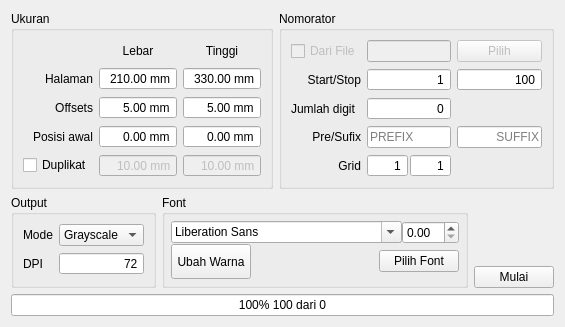
<?xml version="1.0" encoding="UTF-8"?>
<ui version="4.0">
 <class>Form</class>
 <widget class="QWidget" name="Form">
  <property name="geometry">
   <rect>
    <x>0</x>
    <y>0</y>
    <width>498</width>
    <height>312</height>
   </rect>
  </property>
  <property name="windowTitle">
   <string>Nomorator</string>
  </property>
  <layout class="QVBoxLayout" name="verticalLayout_3">
   <item>
    <layout class="QHBoxLayout" name="horizontalLayout_4">
     <item>
      <widget class="QGroupBox" name="groupBox">
       <property name="title">
        <string>Ukuran</string>
       </property>
       <layout class="QGridLayout" name="gridLayout">
        <item row="1" column="1">
         <widget class="QDoubleSpinBox" name="lHal">
          <property name="alignment">
           <set>Qt::AlignRight|Qt::AlignTrailing|Qt::AlignVCenter</set>
          </property>
          <property name="buttonSymbols">
           <enum>QAbstractSpinBox::NoButtons</enum>
          </property>
          <property name="suffix">
           <string> mm</string>
          </property>
          <property name="minimum">
           <double>10.000000000000000</double>
          </property>
          <property name="maximum">
           <double>1000.000000000000000</double>
          </property>
          <property name="singleStep">
           <double>0.500000000000000</double>
          </property>
          <property name="value">
           <double>210.000000000000000</double>
          </property>
         </widget>
        </item>
        <item row="3" column="0">
         <widget class="QLabel" name="label_2">
          <property name="text">
           <string>Posisi awal</string>
          </property>
          <property name="alignment">
           <set>Qt::AlignRight|Qt::AlignTrailing|Qt::AlignVCenter</set>
          </property>
         </widget>
        </item>
        <item row="1" column="2">
         <widget class="QDoubleSpinBox" name="tHal">
          <property name="alignment">
           <set>Qt::AlignRight|Qt::AlignTrailing|Qt::AlignVCenter</set>
          </property>
          <property name="buttonSymbols">
           <enum>QAbstractSpinBox::NoButtons</enum>
          </property>
          <property name="suffix">
           <string> mm</string>
          </property>
          <property name="minimum">
           <double>10.000000000000000</double>
          </property>
          <property name="maximum">
           <double>1000.000000000000000</double>
          </property>
          <property name="singleStep">
           <double>0.500000000000000</double>
          </property>
          <property name="value">
           <double>330.000000000000000</double>
          </property>
         </widget>
        </item>
        <item row="3" column="1">
         <widget class="QDoubleSpinBox" name="posx">
          <property name="alignment">
           <set>Qt::AlignRight|Qt::AlignTrailing|Qt::AlignVCenter</set>
          </property>
          <property name="buttonSymbols">
           <enum>QAbstractSpinBox::NoButtons</enum>
          </property>
          <property name="suffix">
           <string> mm</string>
          </property>
          <property name="minimum">
           <double>0.000000000000000</double>
          </property>
          <property name="maximum">
           <double>1000.000000000000000</double>
          </property>
          <property name="singleStep">
           <double>0.500000000000000</double>
          </property>
          <property name="value">
           <double>0.000000000000000</double>
          </property>
         </widget>
        </item>
        <item row="2" column="0">
         <widget class="QLabel" name="label_4">
          <property name="text">
           <string>Offsets</string>
          </property>
          <property name="alignment">
           <set>Qt::AlignRight|Qt::AlignTrailing|Qt::AlignVCenter</set>
          </property>
         </widget>
        </item>
        <item row="3" column="2">
         <widget class="QDoubleSpinBox" name="posy">
          <property name="alignment">
           <set>Qt::AlignRight|Qt::AlignTrailing|Qt::AlignVCenter</set>
          </property>
          <property name="buttonSymbols">
           <enum>QAbstractSpinBox::NoButtons</enum>
          </property>
          <property name="suffix">
           <string> mm</string>
          </property>
          <property name="minimum">
           <double>0.000000000000000</double>
          </property>
          <property name="maximum">
           <double>1000.000000000000000</double>
          </property>
          <property name="singleStep">
           <double>0.500000000000000</double>
          </property>
          <property name="value">
           <double>0.000000000000000</double>
          </property>
         </widget>
        </item>
        <item row="0" column="1">
         <widget class="QLabel" name="label">
          <property name="text">
           <string>Lebar</string>
          </property>
          <property name="alignment">
           <set>Qt::AlignCenter</set>
          </property>
         </widget>
        </item>
        <item row="0" column="2">
         <widget class="QLabel" name="label_5">
          <property name="text">
           <string>Tinggi</string>
          </property>
          <property name="alignment">
           <set>Qt::AlignCenter</set>
          </property>
         </widget>
        </item>
        <item row="2" column="1">
         <widget class="QDoubleSpinBox" name="lOffset">
          <property name="alignment">
           <set>Qt::AlignRight|Qt::AlignTrailing|Qt::AlignVCenter</set>
          </property>
          <property name="buttonSymbols">
           <enum>QAbstractSpinBox::NoButtons</enum>
          </property>
          <property name="suffix">
           <string> mm</string>
          </property>
          <property name="minimum">
           <double>1.000000000000000</double>
          </property>
          <property name="maximum">
           <double>900.000000000000000</double>
          </property>
          <property name="singleStep">
           <double>0.500000000000000</double>
          </property>
          <property name="value">
           <double>5.000000000000000</double>
          </property>
         </widget>
        </item>
        <item row="1" column="0">
         <widget class="QLabel" name="label_3">
          <property name="text">
           <string>Halaman</string>
          </property>
          <property name="alignment">
           <set>Qt::AlignRight|Qt::AlignTrailing|Qt::AlignVCenter</set>
          </property>
         </widget>
        </item>
        <item row="2" column="2">
         <widget class="QDoubleSpinBox" name="tOffset">
          <property name="alignment">
           <set>Qt::AlignRight|Qt::AlignTrailing|Qt::AlignVCenter</set>
          </property>
          <property name="buttonSymbols">
           <enum>QAbstractSpinBox::NoButtons</enum>
          </property>
          <property name="suffix">
           <string> mm</string>
          </property>
          <property name="minimum">
           <double>1.000000000000000</double>
          </property>
          <property name="maximum">
           <double>900.000000000000000</double>
          </property>
          <property name="singleStep">
           <double>0.500000000000000</double>
          </property>
          <property name="value">
           <double>5.000000000000000</double>
          </property>
         </widget>
        </item>
        <item row="4" column="2">
         <widget class="QDoubleSpinBox" name="dupY">
          <property name="enabled">
           <bool>false</bool>
          </property>
          <property name="alignment">
           <set>Qt::AlignRight|Qt::AlignTrailing|Qt::AlignVCenter</set>
          </property>
          <property name="buttonSymbols">
           <enum>QAbstractSpinBox::NoButtons</enum>
          </property>
          <property name="prefix">
           <string/>
          </property>
          <property name="suffix">
           <string> mm</string>
          </property>
          <property name="minimum">
           <double>-100.000000000000000</double>
          </property>
          <property name="maximum">
           <double>100.000000000000000</double>
          </property>
          <property name="singleStep">
           <double>0.500000000000000</double>
          </property>
          <property name="value">
           <double>10.000000000000000</double>
          </property>
         </widget>
        </item>
        <item row="4" column="0">
         <widget class="QCheckBox" name="duplikasi">
          <property name="text">
           <string>Duplikat</string>
          </property>
         </widget>
        </item>
        <item row="4" column="1">
         <widget class="QDoubleSpinBox" name="dupX">
          <property name="enabled">
           <bool>false</bool>
          </property>
          <property name="alignment">
           <set>Qt::AlignRight|Qt::AlignTrailing|Qt::AlignVCenter</set>
          </property>
          <property name="buttonSymbols">
           <enum>QAbstractSpinBox::NoButtons</enum>
          </property>
          <property name="prefix">
           <string/>
          </property>
          <property name="suffix">
           <string> mm</string>
          </property>
          <property name="minimum">
           <double>-100.000000000000000</double>
          </property>
          <property name="maximum">
           <double>100.000000000000000</double>
          </property>
          <property name="singleStep">
           <double>0.500000000000000</double>
          </property>
          <property name="value">
           <double>10.000000000000000</double>
          </property>
         </widget>
        </item>
       </layout>
      </widget>
     </item>
     <item>
      <widget class="QGroupBox" name="frFile">
       <property name="title">
        <string>Nomorator</string>
       </property>
       <layout class="QGridLayout" name="gridLayout_2">
        <item row="2" column="1">
         <widget class="QSpinBox" name="digit">
          <property name="alignment">
           <set>Qt::AlignRight|Qt::AlignTrailing|Qt::AlignVCenter</set>
          </property>
          <property name="buttonSymbols">
           <enum>QAbstractSpinBox::NoButtons</enum>
          </property>
          <property name="minimum">
           <number>0</number>
          </property>
          <property name="maximum">
           <number>16</number>
          </property>
         </widget>
        </item>
        <item row="4" column="2">
         <widget class="QLineEdit" name="suff">
          <property name="maxLength">
           <number>8</number>
          </property>
          <property name="alignment">
           <set>Qt::AlignRight|Qt::AlignTrailing|Qt::AlignVCenter</set>
          </property>
          <property name="placeholderText">
           <string>SUFFIX</string>
          </property>
         </widget>
        </item>
        <item row="2" column="0">
         <widget class="QLabel" name="label_11">
          <property name="text">
           <string>Jumlah digit</string>
          </property>
         </widget>
        </item>
        <item row="5" column="1">
         <widget class="QWidget" name="widget" native="true">
          <layout class="QHBoxLayout" name="horizontalLayout_2">
           <property name="spacing">
            <number>2</number>
           </property>
           <property name="leftMargin">
            <number>0</number>
           </property>
           <property name="topMargin">
            <number>0</number>
           </property>
           <property name="rightMargin">
            <number>0</number>
           </property>
           <property name="bottomMargin">
            <number>0</number>
           </property>
           <item>
            <widget class="QSpinBox" name="grid1">
             <property name="alignment">
              <set>Qt::AlignRight|Qt::AlignTrailing|Qt::AlignVCenter</set>
             </property>
             <property name="buttonSymbols">
              <enum>QAbstractSpinBox::NoButtons</enum>
             </property>
             <property name="minimum">
              <number>1</number>
             </property>
            </widget>
           </item>
           <item>
            <widget class="QSpinBox" name="grid2">
             <property name="alignment">
              <set>Qt::AlignRight|Qt::AlignTrailing|Qt::AlignVCenter</set>
             </property>
             <property name="buttonSymbols">
              <enum>QAbstractSpinBox::NoButtons</enum>
             </property>
             <property name="minimum">
              <number>1</number>
             </property>
            </widget>
           </item>
          </layout>
         </widget>
        </item>
        <item row="1" column="1">
         <widget class="QSpinBox" name="startN">
          <property name="alignment">
           <set>Qt::AlignRight|Qt::AlignTrailing|Qt::AlignVCenter</set>
          </property>
          <property name="buttonSymbols">
           <enum>QAbstractSpinBox::NoButtons</enum>
          </property>
          <property name="minimum">
           <number>0</number>
          </property>
          <property name="maximum">
           <number>1000000</number>
          </property>
          <property name="value">
           <number>1</number>
          </property>
         </widget>
        </item>
        <item row="5" column="0">
         <widget class="QLabel" name="label_10">
          <property name="text">
           <string>Grid</string>
          </property>
          <property name="alignment">
           <set>Qt::AlignRight|Qt::AlignTrailing|Qt::AlignVCenter</set>
          </property>
         </widget>
        </item>
        <item row="1" column="0">
         <widget class="QLabel" name="label_8">
          <property name="text">
           <string>Start/Stop</string>
          </property>
          <property name="alignment">
           <set>Qt::AlignRight|Qt::AlignTrailing|Qt::AlignVCenter</set>
          </property>
         </widget>
        </item>
        <item row="1" column="2">
         <widget class="QSpinBox" name="stopN">
          <property name="alignment">
           <set>Qt::AlignRight|Qt::AlignTrailing|Qt::AlignVCenter</set>
          </property>
          <property name="buttonSymbols">
           <enum>QAbstractSpinBox::NoButtons</enum>
          </property>
          <property name="minimum">
           <number>0</number>
          </property>
          <property name="maximum">
           <number>1000000</number>
          </property>
          <property name="value">
           <number>100</number>
          </property>
         </widget>
        </item>
        <item row="4" column="1">
         <widget class="QLineEdit" name="pref">
          <property name="maxLength">
           <number>8</number>
          </property>
          <property name="placeholderText">
           <string>PREFIX</string>
          </property>
          <property name="clearButtonEnabled">
           <bool>true</bool>
          </property>
         </widget>
        </item>
        <item row="4" column="0">
         <widget class="QLabel" name="label_9">
          <property name="text">
           <string>Pre/Sufix</string>
          </property>
          <property name="alignment">
           <set>Qt::AlignRight|Qt::AlignTrailing|Qt::AlignVCenter</set>
          </property>
         </widget>
        </item>
        <item row="0" column="0">
         <widget class="QCheckBox" name="frFile_2">
          <property name="enabled">
           <bool>false</bool>
          </property>
          <property name="text">
           <string>Dari File</string>
          </property>
         </widget>
        </item>
        <item row="0" column="1">
         <widget class="QLineEdit" name="srcFile">
          <property name="enabled">
           <bool>false</bool>
          </property>
         </widget>
        </item>
        <item row="0" column="2">
         <widget class="QPushButton" name="pushButton">
          <property name="enabled">
           <bool>false</bool>
          </property>
          <property name="text">
           <string>Pilih</string>
          </property>
         </widget>
        </item>
       </layout>
      </widget>
     </item>
    </layout>
   </item>
   <item>
    <layout class="QHBoxLayout" name="horizontalLayout_5">
     <item>
      <widget class="QGroupBox" name="groupBox_3">
       <property name="title">
        <string>Output</string>
       </property>
       <layout class="QFormLayout" name="formLayout">
        <item row="0" column="0">
         <widget class="QLabel" name="label_6">
          <property name="text">
           <string>Mode</string>
          </property>
         </widget>
        </item>
        <item row="0" column="1">
         <widget class="QComboBox" name="imode">
          <item>
           <property name="text">
            <string>Grayscale</string>
           </property>
          </item>
          <item>
           <property name="text">
            <string>Color</string>
           </property>
          </item>
         </widget>
        </item>
        <item row="1" column="0">
         <widget class="QLabel" name="label_7">
          <property name="text">
           <string>DPI</string>
          </property>
         </widget>
        </item>
        <item row="1" column="1">
         <widget class="QSpinBox" name="dpi">
          <property name="alignment">
           <set>Qt::AlignRight|Qt::AlignTrailing|Qt::AlignVCenter</set>
          </property>
          <property name="buttonSymbols">
           <enum>QAbstractSpinBox::NoButtons</enum>
          </property>
          <property name="minimum">
           <number>72</number>
          </property>
          <property name="maximum">
           <number>2400</number>
          </property>
         </widget>
        </item>
       </layout>
      </widget>
     </item>
     <item>
      <widget class="QGroupBox" name="groupBox_4">
       <property name="title">
        <string>Font</string>
       </property>
       <layout class="QVBoxLayout" name="verticalLayout">
        <property name="spacing">
         <number>0</number>
        </property>
        <property name="leftMargin">
         <number>6</number>
        </property>
        <property name="topMargin">
         <number>6</number>
        </property>
        <property name="rightMargin">
         <number>6</number>
        </property>
        <property name="bottomMargin">
         <number>6</number>
        </property>
        <item>
         <layout class="QHBoxLayout" name="horizontalLayout">
          <item>
           <widget class="QFontComboBox" name="ftBox"/>
          </item>
          <item>
           <widget class="QDoubleSpinBox" name="ftSize"/>
          </item>
         </layout>
        </item>
        <item>
         <layout class="QHBoxLayout" name="horizontalLayout_3">
          <item>
           <widget class="QPushButton" name="chColor">
            <property name="minimumSize">
             <size>
              <width>0</width>
              <height>35</height>
             </size>
            </property>
            <property name="text">
             <string>Ubah Warna</string>
            </property>
           </widget>
          </item>
          <item>
           <spacer name="horizontalSpacer">
            <property name="orientation">
             <enum>Qt::Horizontal</enum>
            </property>
            <property name="sizeHint" stdset="0">
             <size>
              <width>40</width>
              <height>20</height>
             </size>
            </property>
           </spacer>
          </item>
          <item>
           <widget class="QPushButton" name="chFont">
            <property name="text">
             <string>Pilih Font</string>
            </property>
           </widget>
          </item>
         </layout>
        </item>
       </layout>
      </widget>
     </item>
     <item>
      <layout class="QVBoxLayout" name="verticalLayout_2">
       <item>
        <spacer name="verticalSpacer">
         <property name="orientation">
          <enum>Qt::Vertical</enum>
         </property>
         <property name="sizeHint" stdset="0">
          <size>
           <width>20</width>
           <height>40</height>
          </size>
         </property>
        </spacer>
       </item>
       <item>
        <widget class="QPushButton" name="go">
         <property name="text">
          <string>Mulai</string>
         </property>
        </widget>
       </item>
      </layout>
     </item>
    </layout>
   </item>
   <item>
    <widget class="QProgressBar" name="prog">
     <property name="enabled">
      <bool>true</bool>
     </property>
     <property name="minimum">
      <number>100</number>
     </property>
     <property name="value">
      <number>100</number>
     </property>
     <property name="alignment">
      <set>Qt::AlignCenter</set>
     </property>
     <property name="format">
      <string>%p% %v dari %m</string>
     </property>
    </widget>
   </item>
  </layout>
 </widget>
 <tabstops>
  <tabstop>lHal</tabstop>
  <tabstop>tHal</tabstop>
  <tabstop>lOffset</tabstop>
  <tabstop>tOffset</tabstop>
  <tabstop>posx</tabstop>
  <tabstop>posy</tabstop>
  <tabstop>duplikasi</tabstop>
  <tabstop>dupX</tabstop>
  <tabstop>dupY</tabstop>
  <tabstop>frFile_2</tabstop>
  <tabstop>srcFile</tabstop>
  <tabstop>pushButton</tabstop>
  <tabstop>startN</tabstop>
  <tabstop>stopN</tabstop>
  <tabstop>digit</tabstop>
  <tabstop>pref</tabstop>
  <tabstop>suff</tabstop>
  <tabstop>grid1</tabstop>
  <tabstop>grid2</tabstop>
  <tabstop>imode</tabstop>
  <tabstop>dpi</tabstop>
  <tabstop>ftBox</tabstop>
  <tabstop>ftSize</tabstop>
  <tabstop>chColor</tabstop>
  <tabstop>chFont</tabstop>
  <tabstop>go</tabstop>
 </tabstops>
 <resources/>
 <connections>
  <connection>
   <sender>duplikasi</sender>
   <signal>toggled(bool)</signal>
   <receiver>dupX</receiver>
   <slot>setEnabled(bool)</slot>
   <hints>
    <hint type="sourcelabel">
     <x>50</x>
     <y>139</y>
    </hint>
    <hint type="destinationlabel">
     <x>127</x>
     <y>139</y>
    </hint>
   </hints>
  </connection>
  <connection>
   <sender>duplikasi</sender>
   <signal>toggled(bool)</signal>
   <receiver>dupY</receiver>
   <slot>setEnabled(bool)</slot>
   <hints>
    <hint type="sourcelabel">
     <x>50</x>
     <y>139</y>
    </hint>
    <hint type="destinationlabel">
     <x>205</x>
     <y>139</y>
    </hint>
   </hints>
  </connection>
 </connections>
</ui>
